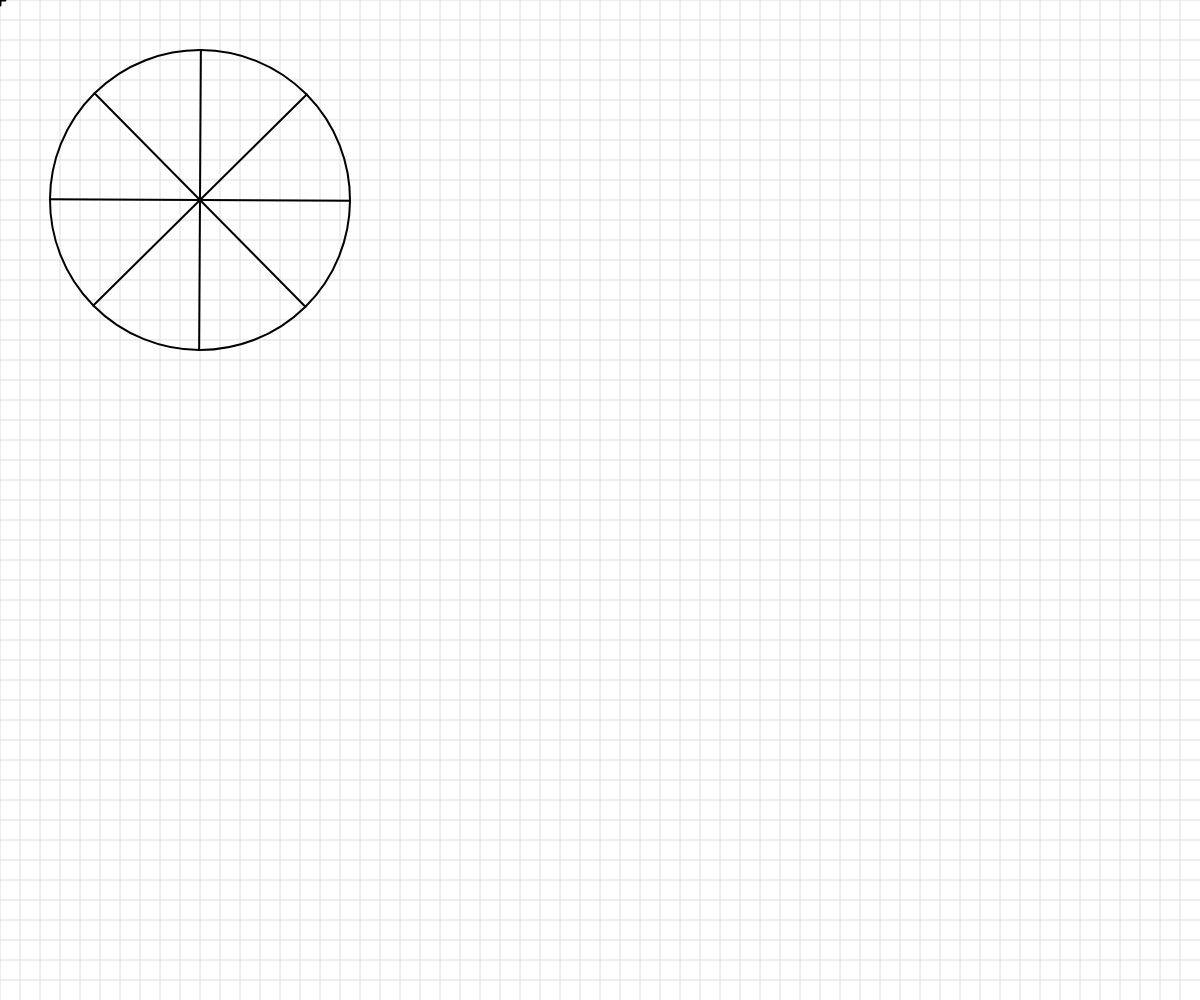
Frame 1 (no input)
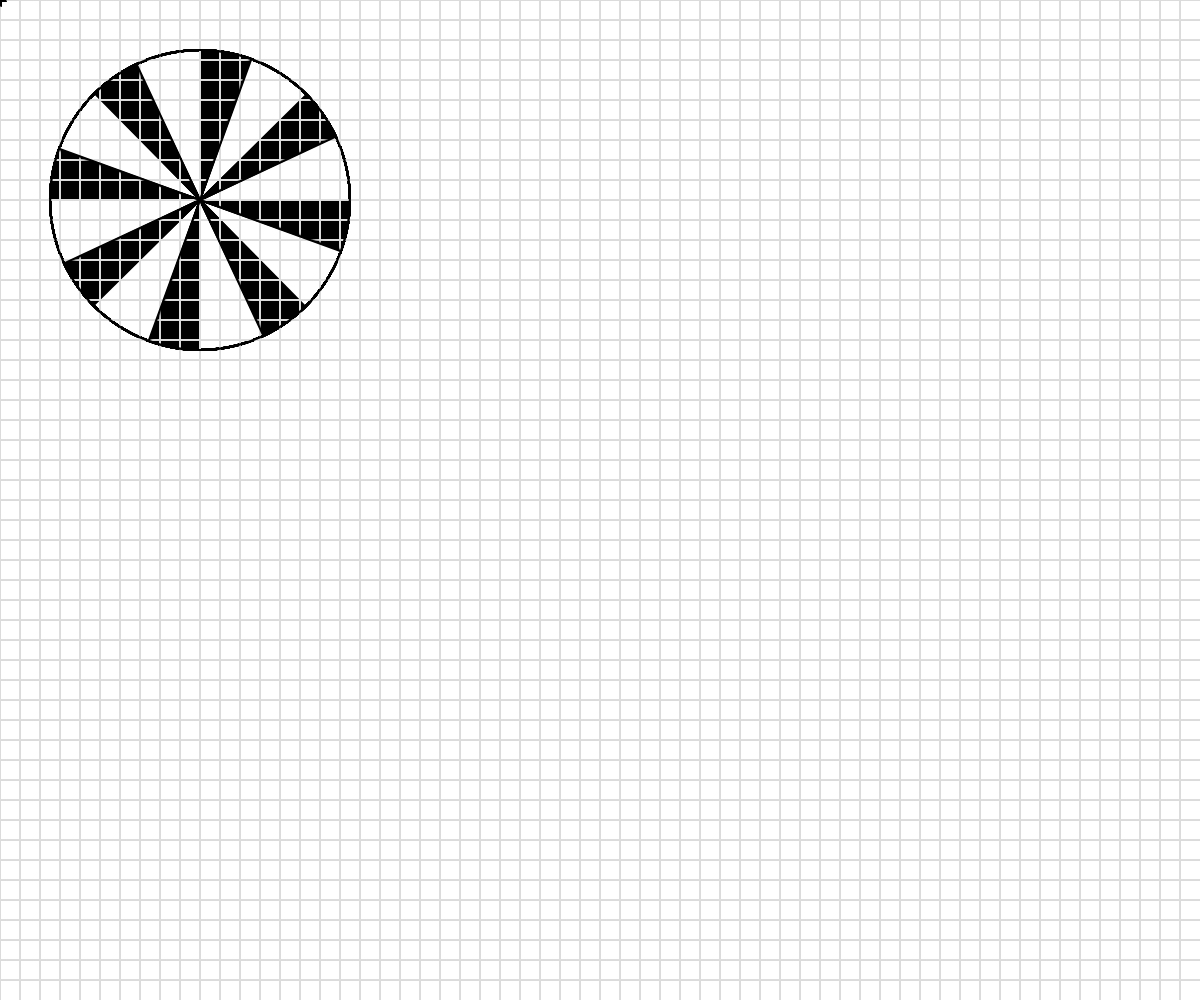
Frame 60 (no input)
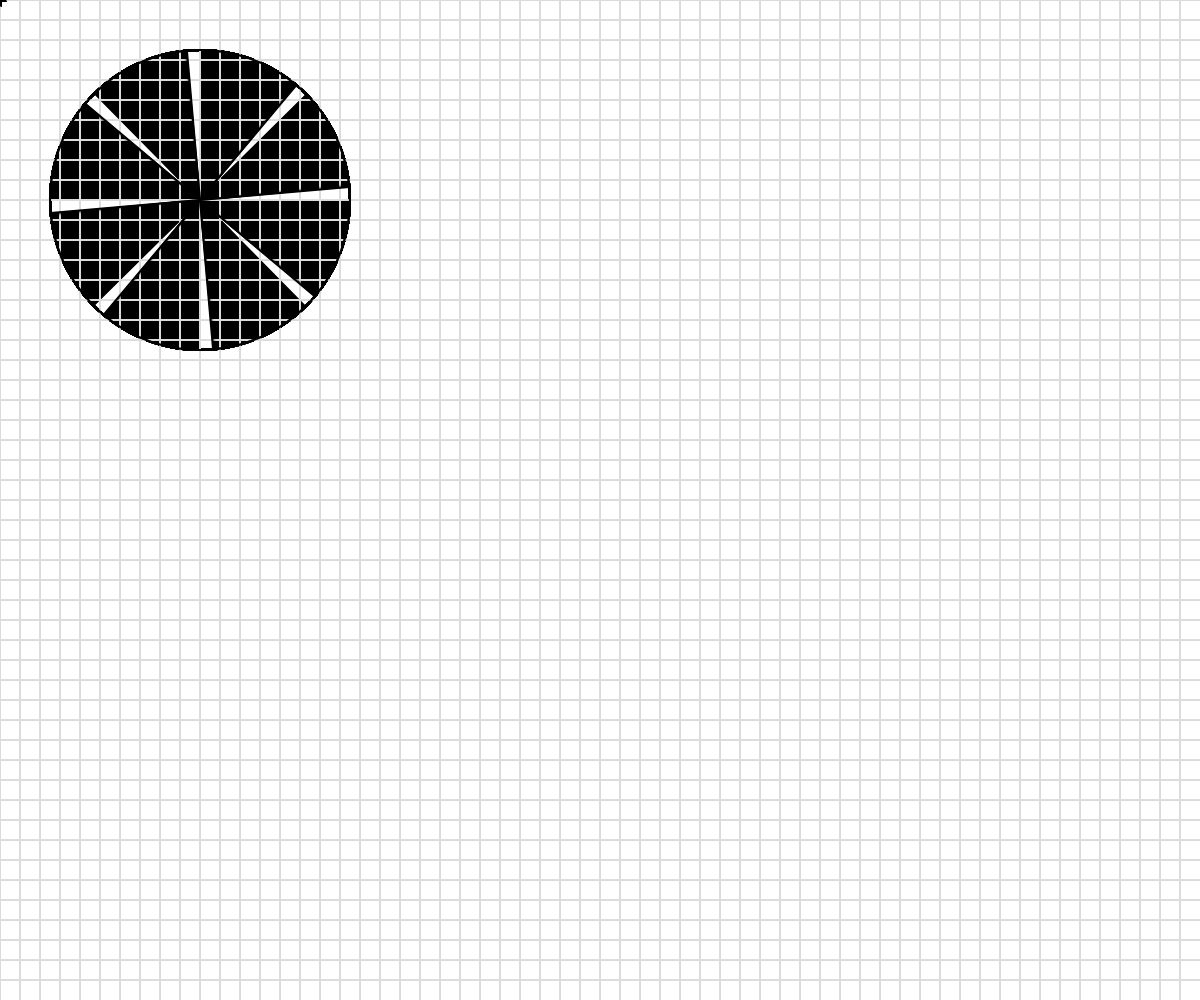
Frame 120 (the mouse pressed at the canvas centre since frame 60)

The p5.js sketch that drew these frames (run headless with seeded random() and noise() and a simulated clock; from frame 60 on, the mouse is pressed at the canvas centre):

// p5.js sketch
// ── sketch.js
// Basic Transformations Sandbox


let originalSpacing = 20;


function setup() {
  createCanvas(windowWidth, windowHeight);
}

function draw() {
  //ALL TRANSFORMATION RESET AT DRAW
  //background(255);
  drawBasicGrid(220);


  //transformation one: TRANSLATION
  // push();//copies original coordinate sysstem
  // translate(200,150);//x,y,(z)
  // drawBasicGrid(150);
  // rectangleRed(0,0);
  // pop(); //back to original 0,0 corner
  
  // translate(100,300);
  // rectangleBlue(0,0);
  //add push()  pop()

  // background(225);
  // //transformation two: SCALE
  // let s =  map(mouseX,0,width,0.1,8);
  // translate(200,200);
  // scale(s);//0-1 reduction, 1 no change, >1 enlargement
  // rectMode(CENTER);
  // rectangleRed(50,50);



  //transformation three: ROTATION
  //reminder: rotations are measured in radians, not degrees! Functions can help with the conversion...
  angleMode(DEGREES);
  // rotate(45);
  // drawBasicGrid(150);


  //Combinations of Transformations
  translate(200,200);
  scale(2);
  rotate(frameCount/3);
  noFill();
  circle(0,0,150)
  let n = 8
  for(let i = 0; i<n; i++){
    line(0,0,75,0);
    rotate(360/n);
  }
  

}


function face(x, y) {
  //draw a face at x,y
  push();
  translate(x,y);
  ellipseMode(CENTER);
  fill(200,200,0);
  stroke(0);
  ellipse(0,0,80,80);
  fill(90, 140, 30, 220);
  triangle(-20, 20, 20, 20, 0, 30);
  fill(0);
  ellipse(-25,0,10,10);
  ellipse(25,0,10,10);
  strokeWeight(5);
  line(-30,-10,30,-10);
  strokeWeight(1);
  pop();

}

function rectangleRed(x, y) {
  //draw a red rectangle at x,y (sized 50 pixels square) - to visualize what happens to the coordinate system
  //when different basic transformations are applied.
  noStroke();
  fill(255, 0, 0, 150);
  rect(x, y, 50, 50);

}

function rectangleBlue(x, y) {
  //draw a red rectangle at x,y (sized 50 pixels square) - to visualize what happens to the coordinate system
  //when different basic transformations are applied.
  noStroke();
  fill(0, 0, 255, 150);
  rect(x, y, 50, 50);

}

function drawBasicGrid(shade) {
  //draw the normal cartesian Coordinate Grid, in a light color. Spaced at 20 px by default
  stroke(shade);
  for (let x = 0; x < width; x += 20) {
    line(x, 0, x, height);
  }
  for (let y = 0; y < height; y += 20) {
    line(0, y, width, y);
  }

  //Draw "X" at the origin
  strokeWeight(3);
  stroke(0);
  line(-5,0,5,0);
  line(0,5,0,-5);
  strokeWeight(1);
}
